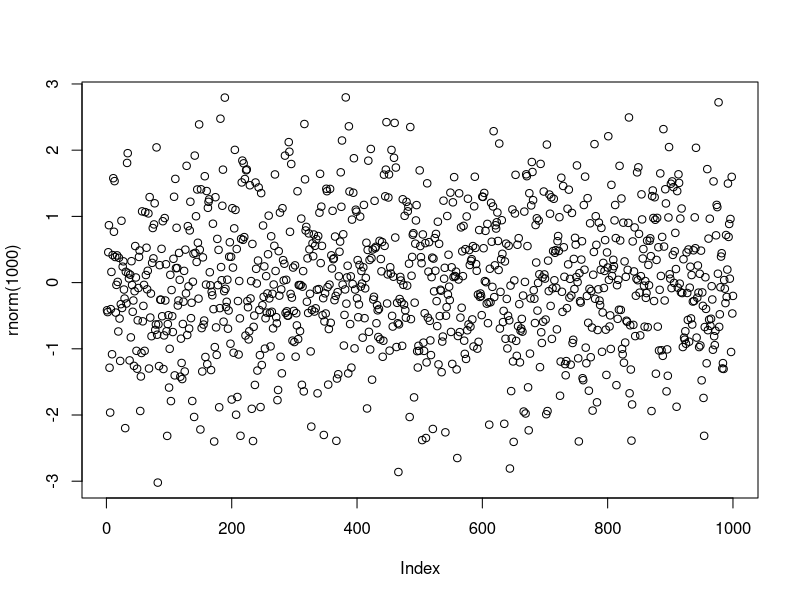

Here is the R script that generated this plot: (Note: this script raises an error after producing the figure.)


library(dplyr)

set.seed(10-1-2015)
rnorm(5) ### It is equal to rnorm(5, mean = 0, sd = 1)
rnorm(5, mean = 0, sd = 1)

plot(rnorm(1000))

# Generating a random sample from a Poisson distribution with lambda=3
# For the Poison distribution lambda (λ)is equal to the mean or variance.
## Example: 1 nanogram of Plutonium-239 will have an average of 2.3 radioactive decays
## per second, and the number of decays will follow a Poisson distribution. What is the
## probability that in a 2 second period there are exactly 3 radioactive decays?
## λ = 2.3*2 = 4.6
## e = exp = 2.71828
## P(x = 3) = λ^x exp(-λ)/x! or P(x = 3) = (4.6^3 exp^4.6)/3!
## See https://www.youtube.com/watch?v=jmqZG6roVqU&ab_channel=jbstatistics

## In a minute: λ = 2.3*60 = 138

set.seed(100)
## P(x minor equal to 3)
pois <- dpois(0, lambda = 4.6)
pois2 <- dpois(1, lambda = 4.6)
pois3 <- dpois(2, lambda = 4.6) 
pois4 <- dpois(3, lambda = 4.6)

test <- c(pois, pois2, pois3, pois4)
test1 <- c(0:3)
test2 <- data.frame(test1, test)
test2 <- test2 %>% rename("Radioactive Decays" = test1, "Probability" = test)


barplot(test2$test, test2$test1, xlim = c(0,15))

library(ggplot2)
test2 %>% 
  ggplot(aes(`Radioactive Decays`, Probability))+
  geom_col() +
  labs(title="Poisson's Distribution of Probability")+
  geom_text(aes(label = signif(Probability, digits = 3)), nudge_y = 0.01)


####
options(scipen = 999, digits = 2)
events <- c(0:100)
density <- dpois(events, lambda = 4.6)
prob <- ppois(q = events, lambda = 4.6, lower.tail = TRUE)
df <- data.frame(events, density, prob)

ggplot(df, aes(x = factor(events), y = density)) +
  geom_col() +
  geom_text(
    aes(label = round(density,0.5), y = density + 0.01),
    position = position_dodge(0.6),
    size = 1.5,
    vjust = 0
  ) +
  labs(title = "PMF and CDF of Poisson Distribution",
       subtitle = "P(3).",
       x = "Events (x)",
       y = "Density") +
  geom_line(data = df, aes(x = events, y = prob)) +
  theme(
    axis.title.x = element_text(size = 0.5),
    axis.text.x = element_text(size = 0.5),
    axis.title.y = element_text(size = 0.5))


